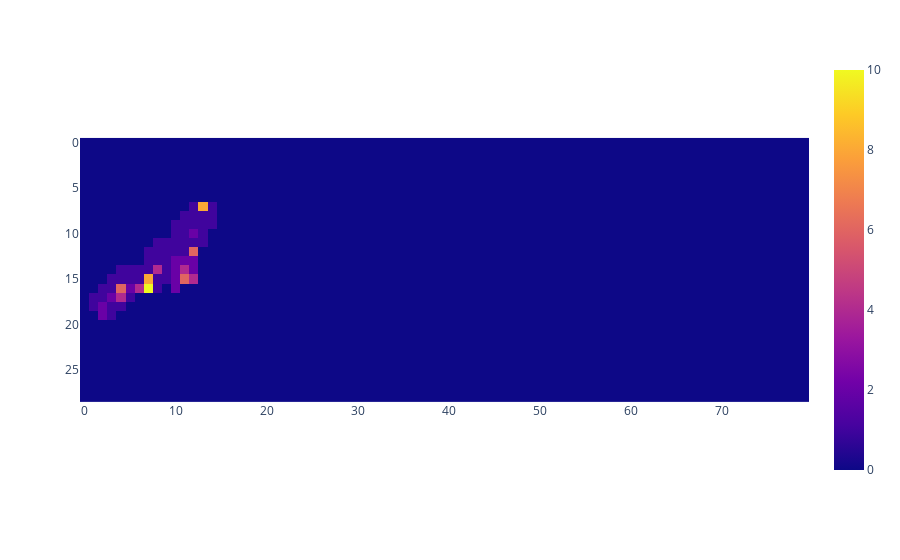

The notebook cell saved with this chart:
### Code cell
jp_map = pd.read_excel("MAP.xlsx", sheet_name = "JP_MAP").values

fig = px.imshow(jp_map)
fig.show()

jp_map

### Figure 1 — Plotly figure (JSON) as saved in the notebook; plotly's stock layout.template omitted (floating-point values rounded to 4 significant figures; data arrays with more than 128 entries replaced by an {"elided": "..."} marker saying what was removed)
{"data": [{"coloraxis": "coloraxis", "hovertemplate": "x: %{x}<br>y: %{y}<br>color: %{z}<extra></extra>", "name": "0", "type": "heatmap", "xaxis": "x", "yaxis": "y", "z": {"elided": "29x80 int values"}}], "layout": {"coloraxis": {"colorscale": [[0, "#0d0887"], [0.1111, "#46039f"], [0.2222, "#7201a8"], [0.3333, "#9c179e"], [0.4444, "#bd3786"], [0.5556, "#d8576b"], [0.6667, "#ed7953"], [0.7778, "#fb9f3a"], [0.8889, "#fdca26"], [1, "#f0f921"]]}, "margin": {"t": 60}, "xaxis": {"anchor": "y", "constrain": "domain", "domain": [0, 1], "scaleanchor": "y"}, "yaxis": {"anchor": "x", "autorange": "reversed", "constrain": "domain", "domain": [0, 1]}}}
